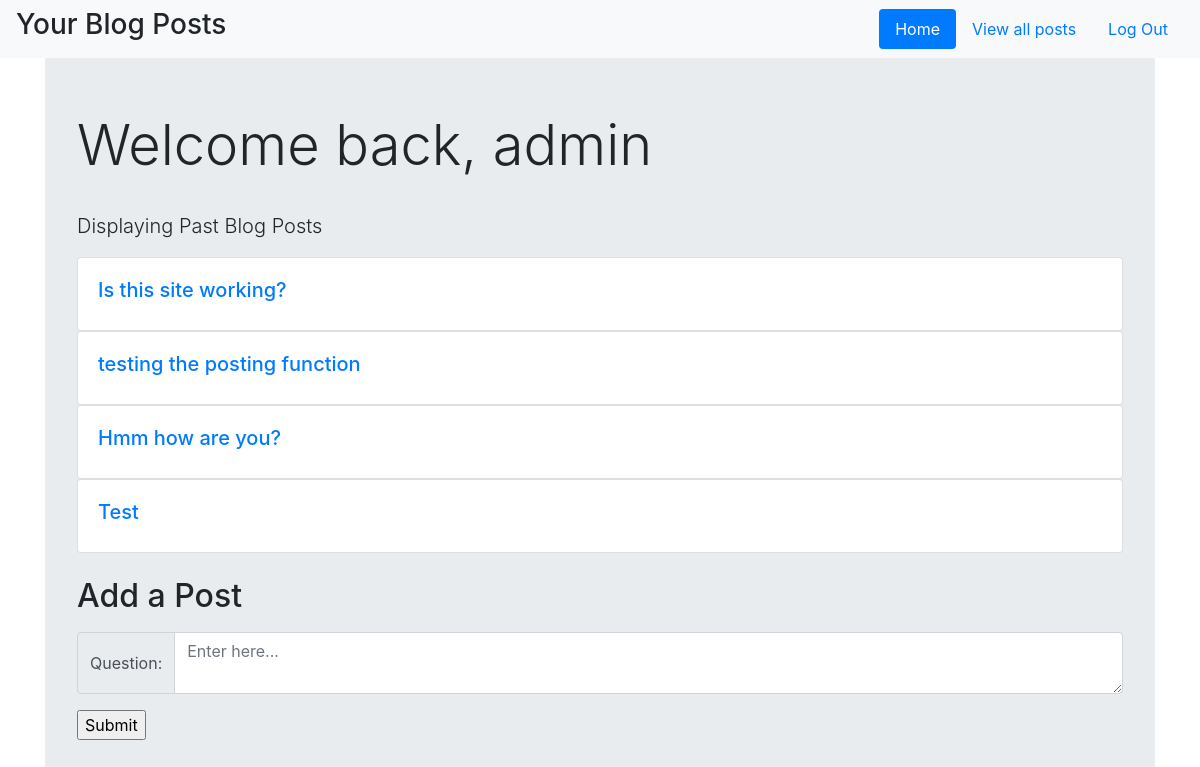
The app's page /home/ (signed in), older data.
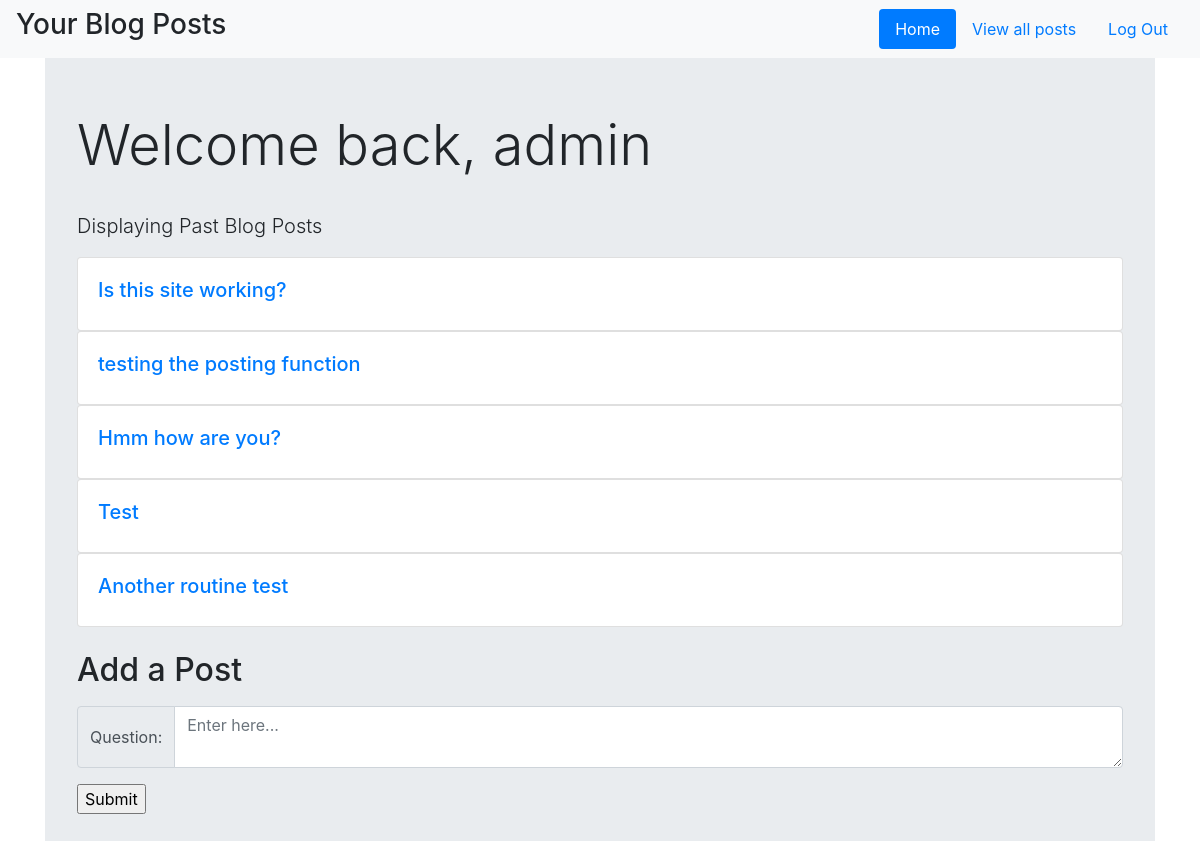
The same page, newer data.
### tables this page shows
CREATE TABLE "Blogs" (
	"id"	INTEGER PRIMARY KEY AUTOINCREMENT,
	"blogger_id"	INTEGER NOT NULL,
	"post"	TEXT NOT NULL
);

### blog.py (the view)
@app.route('/home/')
def home():
    if session['logged_in']==False:
        return redirect(url_for('sign_in'))
    else:
        user_id = session['user_id']
        db = get_db()
        user_posts = db.execute('SELECT * FROM Blogs WHERE blogger_id=?',(user_id,)).fetchall()
        user = db.execute('SELECT * FROM Users WHERE id=?',(user_id,)).fetchall()
        username = user[0][1]
        return render_template('home.html', user_posts=user_posts, username=username)

### blog.py (called while the page is built)
def get_db():
    db = sqlite3.connect('blog.sqlite3')
    db.row_factory = sqlite3.Row
    return db

### templates/home.html
{% extends "layout.html" %}
{% block body %}
<nav class="navbar fixed-top navbar-light bg-light"
    <a class="navbar-brand" href="#"><h3>Your Blog Posts</h3></a>
    <ul class="nav nav-pills">
      <li class="nav-item">
        <a class="nav-link active" href="/home">Home</a>
      </li>
      <li class="nav-item">
        <a class="nav-link" href="/posts">View all posts</a>
      </li>
      <li class="nav-item">
        <a class="nav-link" href="/log_out">Log Out</a>
      </li>
    </ul>
</nav>
<div class="jumbotron">
    <h1 class="display-4">Welcome back, {{ username }}</h1><br>
    <p class="lead">Displaying Past Blog Posts</p>
    {% for post in user_posts %}
      <a href="{{ url_for('view', id=post['id']) }}">
        <div class="card">
          <div class="card-body">
            <h5 class="title">{{ post['post'] }}</h5>
          </div>
        </div>
      </a>
    {% endfor %}
    <br>
    <h2>Add a Post</h2>
    <form action="{{ url_for('add_post') }}" method="POST">
        <div class="input-group my-3">
            <div class="input-group-prepend">
                <span class="input-group-text">Question:</span>
            </div>
            <textarea class="form-control" name="post" placeholder="Enter here..."></textarea>
        </div>
        <input type="submit">
    </form>
</div>
{% endblock %}

Row changes from the older to the newer data that the page shows:
added Blogs: post "Another routine test"
